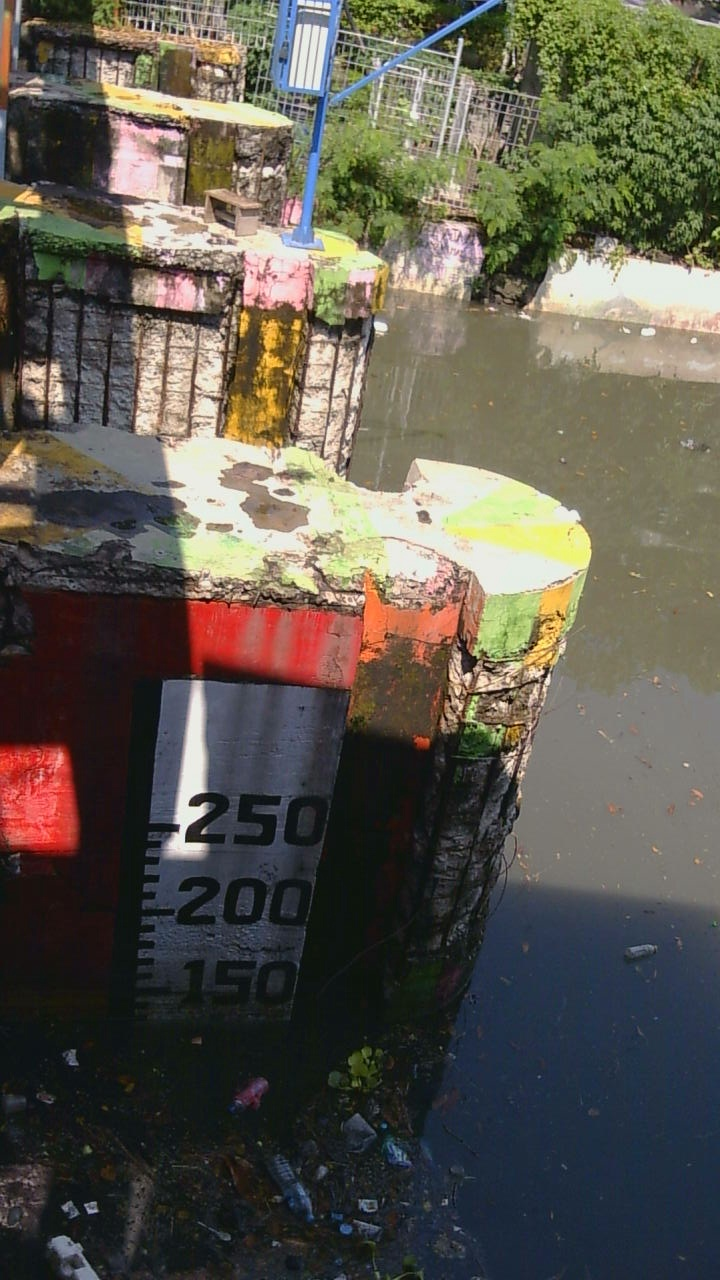
#> input picture dataset/raw/20260622_104501_0002.jpg, 720 x 1280 px, given in place of the camera
$ python flood_simulation.py 5   (older library calls are emulated)
#> lines starting #> are read from the running program, lines starting #| are printed output that depends on the picture; after the words box and inside, x2 and y2 are one past the last pixel; in counts of white or black regions, pixels touching at a corner belong together
### flood_detection.py
import cv2
import numpy as np
import time
import os
import json
import sys
import math

SCRIPT_DIR = os.path.dirname(os.path.abspath(__file__))
CONFIG_FILE = os.path.join(SCRIPT_DIR, "config/config_water.json")

# Ambil dari water_level.py / test_gambar.py
ZONA_ORDER = ["hijau", "kuning", "orange", "merah"]
DEFAULT_ZONES = {
    "hijau": {"nama": "HIJAU (Aman)", "level": "AMAN", "hsv_min": [35, 40, 40], "hsv_max": [85, 255, 220], "tinggi_min_m": 0.0, "tinggi_max_m": 1.0, "warna_bgr": (0, 180, 0)},
    "kuning": {"nama": "KUNING (Siaga)", "level": "SIAGA", "hsv_min": [18, 80, 100], "hsv_max": [38, 255, 255], "tinggi_min_m": 1.0, "tinggi_max_m": 2.5, "warna_bgr": (0, 230, 230)},
    "orange": {"nama": "ORANGE (Waspada)", "level": "WASPADA", "hsv_min": [5, 80, 100], "hsv_max": [20, 255, 255], "tinggi_min_m": 2.5, "tinggi_max_m": 3.5, "warna_bgr": (0, 140, 255)},
    "merah": {"nama": "MERAH (Bahaya!)", "level": "BAHAYA", "hsv_min": [0, 100, 100], "hsv_max": [8, 255, 255], "hsv_min_2": [165, 100, 100], "hsv_max_2": [179, 255, 255], "tinggi_min_m": 3.5, "tinggi_max_m": 4.0, "warna_bgr": (0, 0, 240)}
}

LEVEL_COLORS = {
    "AMAN": (0, 200, 0), "SIAGA": (0, 220, 220),
    "WASPADA": (0, 140, 255), "BAHAYA": (0, 0, 255),
    "UNKNOWN": (128, 128, 128)
}

def load_zones():
    if os.path.exists(CONFIG_FILE):
        try:
            with open(CONFIG_FILE, 'r') as f:
#> (reads config/config_water.json from the repository)
                cfg = json.load(f)
            zones = cfg.get("zones", DEFAULT_ZONES)
            for k in zones:
                if "warna_bgr" not in zones[k]:
                    zones[k]["warna_bgr"] = tuple(zones[k].get("warna_display", (255, 255, 255)))

                # Menyesuaikan label level sesuai permintaan referensi
                if zones[k]["level"] == "RENDAH": zones[k]["level"] = "AMAN"
                if zones[k]["level"] == "SEDANG": zones[k]["level"] = "SIAGA"
                if zones[k]["level"] == "TINGGI": zones[k]["level"] = "WASPADA"
            return zones
        except: pass
    return DEFAULT_ZONES

# [33 lines left out: function round_rect, not called in this run]


class FloodDashboard:
    def __init__(self, source=None, is_image=False):
        self.zones = load_zones()
        self.is_image = is_image
        self.source = source
        self.start_time = time.time()

        # Load kalibrasi if exists
        self.roi = None
        self.kalibrasi_geometri = {}
        self.M = None

        try:
            with open(CONFIG_FILE, 'r') as f:
                cfg = json.load(f)
                self.roi = cfg.get("roi")
                kalib = cfg.get("kalibrasi_geometri", {})
                if kalib and kalib.get("aktif", False):
                    pts_src = np.array(kalib["points_src"], dtype=np.float32)
                    pts_dst = np.array(kalib["points_dst"], dtype=np.float32)
                    self.M = cv2.getPerspectiveTransform(pts_src, pts_dst)
                    self.tgt_w = kalib["target_width"]
                    self.tgt_h = kalib["target_height"]
        except: pass

        # Wave animation
        self.wave_phase = 0.0

        # Telemetry (MQTT) — optional
        try:
            from telemetry import Telemetry
            self.telemetry = Telemetry()
        except Exception as e:
            print(f"[TELEMETRY] Tidak dimuat: {e}")
            self.telemetry = None

    # --- Deteksi Tiang Ukur (dari kode user) ---
    # [199 lines left out: functions detect_pole, detect_water_line_brightness, _hsv_board_mask, _scan_waterline, process_frame, not called in this run]

    def create_dashboard(self, frame, results):
        """Canvas 1280x720 — gaya sama dengan WaterLevelDetector."""
        frame_bg, roi_offset, cm_val, level, y_wl, px_per_cm, p_gray, p_thresh, p_edge, p_calc = results

        CW, CH   = 1280, 720
        HDR_H    = 42
        FTR_H    = 32
        RIGHT_W  = 380
        PROC_W   = 220
        GAP      = 4
        CAM_X2   = CW - RIGHT_W - PROC_W - GAP * 2
        CAM_Y1   = HDR_H
        CAM_Y2   = CH - FTR_H
        RP_X1    = CW - RIGHT_W
        PROC_X1  = CAM_X2 + GAP
        PROC_X2  = RP_X1 - GAP
        FTR_Y    = CH - FTR_H

        C_BG     = (22,  14,  10)
        C_PANEL  = (32,  21,  13)
        C_BORDER = (53,  37,  28)
        C_DIM    = (62,  46,  30)
        C_MED    = (74,  58,  42)
        C_BRAND  = (232, 184, 122)
        C_GREEN  = (120, 184,  58)
        C_BLUE   = (240, 184,  74)
        ZONE_ACCENT = {
            "AMAN": (120,184,58), "RENDAH": (120,184,58),
            "SIAGA": (32,200,220), "SEDANG": (32,200,220),
            "WASPADA": (32,130,220), "TINGGI": (32,130,220),
            "BAHAYA": (48,32,200), "UNKNOWN": (128,128,128),
        }
        accent = ZONE_ACCENT.get(level, (128, 128, 128))

        dash = np.full((CH, CW, 3), C_BG, dtype=np.uint8)

        # ── Header ──
        dash[:HDR_H] = C_PANEL
        cv2.line(dash, (0, HDR_H - 1), (CW, HDR_H - 1), C_BORDER, 1)
        cv2.putText(dash, "RIVER EYE", (10, 16),
                    cv2.FONT_HERSHEY_SIMPLEX, 0.45, C_BRAND, 1, cv2.LINE_AA)
        cv2.putText(dash, "ILUSTRASI PROSES DETEKSI KETINGGIAN AIR  —  MODE GAMBAR STATIS",
                    (10, 32), cv2.FONT_HERSHEY_SIMPLEX, 0.28, C_DIM, 1, cv2.LINE_AA)
        cv2.line(dash, (110, 0), (110, HDR_H), C_BORDER, 1)

        mx = CW - 230
        cv2.line(dash, (mx, 0), (mx, HDR_H), C_BORDER, 1)
        mqtt_ok = (self.telemetry is not None and
                   getattr(self.telemetry, "_mqtt", None) is not None)
        dot_c = C_GREEN if mqtt_ok else (48, 32, 200)
        blink = int(time.time() * 2) % 2 == 0
        if mqtt_ok and blink:
            cv2.circle(dash, (mx + 12, 21), 4, dot_c, -1)
        else:
            cv2.circle(dash, (mx + 12, 21), 4, dot_c, 1)
        cv2.putText(dash, "MQTT TERHUBUNG" if mqtt_ok else "MQTT TERPUTUS",
                    (mx + 22, 18), cv2.FONT_HERSHEY_SIMPLEX, 0.28, dot_c, 1, cv2.LINE_AA)
        cv2.putText(dash, "localhost:1883", (mx + 22, 32),
                    cv2.FONT_HERSHEY_SIMPLEX, 0.24, C_DIM, 1, cv2.LINE_AA)

        # ── Kamera embed (kiri) ──
        fh, fw = frame_bg.shape[:2]
        cam_w = CAM_X2
        cam_h = CAM_Y2 - CAM_Y1
        scale = min(cam_w / max(fw, 1), cam_h / max(fh, 1))
        nw, nh = int(fw * scale), int(fh * scale)
        ox = (cam_w - nw) // 2
        oy = CAM_Y1 + (cam_h - nh) // 2
        if nw > 0 and nh > 0:
            dash[oy:oy + nh, ox:ox + nw] = cv2.resize(frame_bg, (nw, nh))

        # Animasi gelombang di atas kamera
        g_y_wl = int(roi_offset[1] + y_wl)
        scaled_y = int(g_y_wl * scale)
        wave_y = oy + scaled_y
        if CAM_Y1 < wave_y < CAM_Y2 and nw > 2:
            xs = np.arange(ox, ox + nw, 2)
            ys = (wave_y + 4 * np.sin(
                2 * math.pi * (xs - ox) / max(60, nw // 3) + self.wave_phase
            )).astype(int)
            ys = np.clip(ys, CAM_Y1, CAM_Y2)
            pts_fill = np.array(
                [[ox, oy + nh]] +
                list(zip(xs.tolist(), ys.tolist())) +
                [[ox + nw - 1, oy + nh]],
                dtype=np.int32
            )
            overlay = dash.copy()
            cv2.fillPoly(overlay, [pts_fill], (80, 45, 20))
            cv2.addWeighted(overlay, 0.22, dash, 0.78, 0, dash)
            pts_wave = np.array(list(zip(xs.tolist(), ys.tolist())),
                                dtype=np.int32).reshape(-1, 1, 2)
            cv2.polylines(dash, [pts_wave], False, C_BLUE, 2, cv2.LINE_AA)
            cv2.putText(dash, "BATAS AIR", (ox + 8, wave_y - 8),
                        cv2.FONT_HERSHEY_SIMPLEX, 0.3, C_BLUE, 1, cv2.LINE_AA)

        cv2.rectangle(dash, (0, CAM_Y1), (CAM_X2, CAM_Y2), C_BORDER, 1)
        cv2.putText(dash, "INPUT GAMBAR", (6, CAM_Y1 + 12),
                    cv2.FONT_HERSHEY_SIMPLEX, 0.26, C_DIM, 1)

        # ── Panel Proses OpenCV (tengah) ──
        cv2.line(dash, (PROC_X1 - 1, HDR_H), (PROC_X1 - 1, FTR_Y), C_BORDER, 1)
        cv2.line(dash, (PROC_X2 + 1, HDR_H), (PROC_X2 + 1, FTR_Y), C_BORDER, 1)
        cv2.putText(dash, "PROSES OPENCV", (PROC_X1 + 6, HDR_H + 12),
                    cv2.FONT_HERSHEY_SIMPLEX, 0.26, C_DIM, 1)
        proc_imgs = [
            ("1. GRAYSCALE",         p_gray),
            ("2. THRESHOLD",         p_thresh),
            ("3. DETEKSI GARIS AIR", p_edge),
            ("4. HITUNG KETINGGIAN", p_calc),
        ]
        proc_h = (FTR_Y - HDR_H - 24) // 4
        proc_w = PROC_X2 - PROC_X1 - 8
        for i, (plabel, pimg) in enumerate(proc_imgs):
            py = HDR_H + 24 + i * proc_h
            cv2.rectangle(dash, (PROC_X1 + 4, py), (PROC_X2 - 4, py + proc_h - 4), C_PANEL, -1)
            cv2.rectangle(dash, (PROC_X1 + 4, py), (PROC_X2 - 4, py + proc_h - 4), C_BORDER, 1)
            cv2.putText(dash, plabel, (PROC_X1 + 8, py + 14),
                        cv2.FONT_HERSHEY_SIMPLEX, 0.26, C_MED, 1)
            ph_img, pw_img = pimg.shape[:2]
            img_h_avail = proc_h - 22
            img_w_avail = proc_w - 8
            iscale = min(img_w_avail / max(pw_img, 1), img_h_avail / max(ph_img, 1))
            inw, inh = int(pw_img * iscale), int(ph_img * iscale)
            if inw > 0 and inh > 0:
                prs = cv2.resize(pimg, (inw, inh))
                pox = PROC_X1 + 6
                poy = py + 18
                if poy + inh <= FTR_Y and pox + inw <= PROC_X2:
                    dash[poy:poy + inh, pox:pox + inw] = prs

        # ── Panel Kanan ──
        cv2.line(dash, (RP_X1 - 1, HDR_H), (RP_X1 - 1, FTR_Y), C_BORDER, 1)
        ry = HDR_H

        def sec_label(y, text):
            dash[y:y + 18, RP_X1:] = (18, 12, 10)
            cv2.putText(dash, text, (RP_X1 + 8, y + 12),
                        cv2.FONT_HERSHEY_SIMPLEX, 0.26, C_DIM, 1)
            cv2.line(dash, (RP_X1, y + 18), (CW, y + 18), C_BORDER, 1)
            return y + 18

        # Big metric
        BIG_H = 138
        dash[ry:ry + BIG_H, RP_X1:] = C_PANEL
        cv2.putText(dash, "KETINGGIAN AIR TERDETEKSI",
                    (RP_X1 + 8, ry + 14), cv2.FONT_HERSHEY_SIMPLEX, 0.26, C_DIM, 1)
        cv2.putText(dash, f"{int(cm_val)}", (RP_X1 + 10, ry + 82),
                    cv2.FONT_HERSHEY_SIMPLEX, 1.8, accent, 2, cv2.LINE_AA)
        cv2.putText(dash, "CENTIMETER", (RP_X1 + 10, ry + 100),
                    cv2.FONT_HERSHEY_SIMPLEX, 0.3, C_DIM, 1)
        bw = len(level) * 9 + 16
        cv2.rectangle(dash, (RP_X1 + 10, ry + 108), (RP_X1 + 10 + bw, ry + 128), accent, 1)
        cv2.putText(dash, level, (RP_X1 + 16, ry + 122),
                    cv2.FONT_HERSHEY_SIMPLEX, 0.35, accent, 1, cv2.LINE_AA)
        cv2.line(dash, (RP_X1, ry + BIG_H), (CW, ry + BIG_H), C_BORDER, 1)
        ry += BIG_H

        # Zona table
        ry = sec_label(ry, "REFERENSI ZONA KETINGGIAN")
        zone_rows = [
            ("merah",  "BAHAYA",  "> 350 cm", (48, 32, 200)),
            ("orange", "WASPADA", "250-350",  (32, 130, 220)),
            ("kuning", "SIAGA",   "100-250",  (32, 200, 220)),
            ("hijau",  "AMAN",    "0-100 cm", (120, 184, 58)),
        ]
        active_zone_key = "hijau"
        for zk in reversed(ZONA_ORDER):
            if cm_val / 100.0 >= self.zones[zk]["tinggi_min_m"]:
                active_zone_key = zk
                break
        for zk, zlabel, zrange, zc in zone_rows:
            active = (zk == active_zone_key)
            row_bg = (26, 32, 16) if active else C_PANEL
            cv2.rectangle(dash, (RP_X1 + 4, ry + 2), (CW - 4, ry + 22), row_bg, -1)
            cv2.rectangle(dash, (RP_X1 + 4, ry + 2), (CW - 4, ry + 22),
                          zc if active else C_BORDER, 1)
            cv2.rectangle(dash, (RP_X1 + 10, ry + 8), (RP_X1 + 16, ry + 16), zc, -1)
            nc = zc if active else C_DIM
            cv2.putText(dash, zlabel, (RP_X1 + 22, ry + 17),
                        cv2.FONT_HERSHEY_SIMPLEX, 0.3, nc, 1)
            cv2.putText(dash, zrange, (CW - 68, ry + 17),
                        cv2.FONT_HERSHEY_SIMPLEX, 0.26, C_DIM, 1)
            if active:
                cv2.putText(dash, "<", (CW - 14, ry + 17),
                            cv2.FONT_HERSHEY_SIMPLEX, 0.3, zc, 1)
            ry += 26
        cv2.line(dash, (RP_X1, ry), (CW, ry), C_BORDER, 1)

        # ── Visualisasi Air Animasi ──
        ry = sec_label(ry, "VISUALISASI KETINGGIAN AIR")
        COL_H  = 90
        COL_X1 = RP_X1 + 10
        COL_X2 = CW - 38
        COL_Y1 = ry + 4
        COL_Y2 = ry + COL_H

        for i, (zc, zh) in enumerate([
            ((48, 32, 200), COL_H // 4),
            ((32, 130, 220), COL_H // 4),
            ((32, 200, 220), COL_H // 4),
            ((120, 184, 58), COL_H - 3 * (COL_H // 4)),
        ]):
            sy1 = COL_Y1 + sum(COL_H // 4 for _ in range(i))
            cv2.rectangle(dash, (COL_X1, sy1), (COL_X1 + 10, sy1 + zh), zc, -1)
        cv2.rectangle(dash, (COL_X1, COL_Y1), (COL_X1 + 10, COL_Y2), C_BORDER, 1)

        TX1, TX2 = COL_X1 + 12, COL_X2
        TW = TX2 - TX1
        cv2.rectangle(dash, (TX1, COL_Y1), (TX2, COL_Y2), (10, 7, 5), -1)
        cv2.rectangle(dash, (TX1, COL_Y1), (TX2, COL_Y2), C_BORDER, 1)

        water_ratio = float(np.clip(cm_val / 400.0, 0, 1))
        water_y = int(COL_Y2 - water_ratio * COL_H)
        water_y = max(COL_Y1 + 2, min(COL_Y2 - 2, water_y))
        if water_y < COL_Y2 - 1 and TW > 4:
            wbody = tuple(max(0, int(c * 0.35)) for c in accent)
            cv2.rectangle(dash, (TX1 + 1, water_y + 1), (TX2 - 1, COL_Y2 - 1), wbody, -1)
            wxs = np.arange(TX1 + 1, TX2 - 1, 2)
            if len(wxs) > 0:
                wys = (water_y + 3 * np.sin(
                    2 * math.pi * (wxs - TX1) / max(20, TW // 2) + self.wave_phase * 1.5
                )).astype(int)
                wys = np.clip(wys, COL_Y1 + 1, COL_Y2 - 1)
                wpts = np.array(list(zip(wxs.tolist(), wys.tolist())),
                                dtype=np.int32).reshape(-1, 1, 2)
                cv2.polylines(dash, [wpts], False, accent, 2, cv2.LINE_AA)

        for pct, lbl in [(1.0,"4m"),(0.75,"3m"),(0.5,"2m"),(0.25,"1m"),(0.0,"0")]:
            my = int(COL_Y1 + (1.0 - pct) * COL_H)
            cv2.line(dash, (COL_X2 - 3, my), (COL_X2, my), C_DIM, 1)
            cv2.putText(dash, lbl, (COL_X2 + 3, my + 4),
                        cv2.FONT_HERSHEY_SIMPLEX, 0.22, C_DIM, 1)
        cv2.line(dash, (TX1, water_y), (TX2, water_y), accent, 1)

        ry = COL_Y2 + 8
        cv2.line(dash, (RP_X1, ry), (CW, ry), C_BORDER, 1)

        # Kalibrasi info
        ry = sec_label(ry, "DATA KALIBRASI")
        cv2.putText(dash, f"Tinggi max : 400 cm", (RP_X1 + 8, ry + 12),
                    cv2.FONT_HERSHEY_SIMPLEX, 0.28, C_DIM, 1)
        cv2.putText(dash, f"Resolusi   : {px_per_cm:.2f} px/cm", (RP_X1 + 8, ry + 26),
                    cv2.FONT_HERSHEY_SIMPLEX, 0.28, C_DIM, 1)
        ry += 34
        cv2.line(dash, (RP_X1, ry), (CW, ry), C_BORDER, 1)

        # MQTT topics
        ry = sec_label(ry, "MQTT DATA TERKIRIM")
        mqtt_topics = [
            ("height_cm",  f"{int(cm_val)}"),
            ("height_m",   f"{cm_val / 100.0:.3f}"),
            ("level",      level),
            ("zone",       active_zone_key),
        ]
        for tk, tv in mqtt_topics:
            cv2.putText(dash, tk, (RP_X1 + 8, ry + 11),
                        cv2.FONT_HERSHEY_SIMPLEX, 0.26, C_DIM, 1)
            vc = C_GREEN if tv not in ("BAHAYA", "WASPADA") else (48, 32, 200)
            cv2.putText(dash, tv, (CW - 8 - len(tv) * 7, ry + 11),
                        cv2.FONT_HERSHEY_SIMPLEX, 0.28, vc, 1)
            ry += 16

        # ── Footer ──
        dash[FTR_Y:] = C_PANEL
        cv2.line(dash, (0, FTR_Y), (CW, FTR_Y), C_BORDER, 1)
        cv2.putText(dash, "* Hasil dapat dipengaruhi pencahayaan, sudut kamera, dan kondisi lingkungan.",
                    (8, FTR_Y + 20), cv2.FONT_HERSHEY_SIMPLEX, 0.26, C_DIM, 1)
        cv2.putText(dash, "[Q] Keluar", (CW - 80, FTR_Y + 20),
                    cv2.FONT_HERSHEY_SIMPLEX, 0.26, C_DIM, 1)

        # BAHAYA flash
        if level == "BAHAYA" and int(time.time() * 3) % 2 == 0:
            cv2.rectangle(dash, (0, 0), (CW - 1, CH - 1), (48, 32, 200), 4)

        # Update wave phase
        self.wave_phase = (self.wave_phase + 0.08) % (2 * math.pi)

        return dash

    # [39 lines left out: function run_image, not called in this run]

# [7 lines that do not run on import are left out]

### telemetry.py
# -*- coding: utf-8 -*-
"""
River Eye — Telemetry Module
Sends water level data to server via HTTP POST (JSON).
"""

import json
import time
import os
from datetime import datetime, timezone

SCRIPT_DIR  = os.path.dirname(os.path.abspath(__file__))
CONFIG_FILE = os.path.join(SCRIPT_DIR, "config/telemetry_config.json")

_DEFAULT_CONFIG = {
    "endpoint":    "http://100.71.62.6:3000/api/logs",
    "api_key":     "qwertyui",
    "location_id": 1,
    "interval_seconds": 10
}


def _load_config():
    if os.path.exists(CONFIG_FILE):
        try:
            with open(CONFIG_FILE, "r") as f:
#> (reads config/telemetry_config.json from the repository)
#> in run_webcam, frame is the input picture: shape (1280, 720, 3); mean B, G, R 78.1, 88.7, 93
                return json.load(f)
        except Exception:
            pass
    return _DEFAULT_CONFIG


class Telemetry:
    def __init__(self):
        cfg = _load_config()
        self._endpoint    = cfg.get("endpoint",    _DEFAULT_CONFIG["endpoint"])
        self._api_key     = cfg.get("api_key",     _DEFAULT_CONFIG["api_key"])
        self._location_id = cfg.get("location_id", _DEFAULT_CONFIG["location_id"])
        self._interval    = cfg.get("interval_seconds", 2)
        self._last_send   = 0
        self._connected   = False

        try:
            import requests
            self._requests  = requests
            self._connected = True
            print(f"[TELEMETRY] HTTP POST ke: {self._endpoint}")
        except ImportError:
            self._requests = None
            print("[TELEMETRY] requests tidak tersedia — jalankan: pip install requests")

    # [29 lines left out: functions send, _post, not called in this run]

    def close(self):
        pass

### flood_simulation.py
import cv2
import numpy as np
import time
import os
import sys
from flood_detection import FloodDashboard, round_rect, LEVEL_COLORS

class FloodSimulation(FloodDashboard):
    def __init__(self, source=0):
        super().__init__(source=source, is_image=False)
        self.source = source
        # Rentang warna HSV untuk benda biru
        self.lower_blue = np.array([90, 50, 50])
        self.upper_blue = np.array([130, 255, 255])

    def process_frame(self, frame):
        h, w = frame.shape[:2]

        # Mirror frame
        frame = cv2.flip(frame, 1)
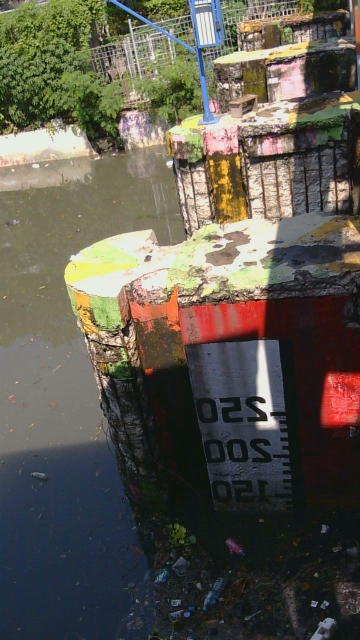
#> frame: shape (1280, 720, 3) (shown at 1/2 size); mean of channels 0, 1, 2 78.1, 88.7, 93; drawn as B, G, R
        frame_bg = frame.copy()

        roi_img = frame
        roi_offset = (0, 0)
        roi_h, roi_w = roi_img.shape[:2]

        hsv = cv2.cvtColor(roi_img, cv2.COLOR_BGR2HSV)
#> hsv: shape (1280, 720, 3); mean H, S, V 58.6, 79.2, 101.1

        # 1. GRAYSCALE (Simulasi saja pakai Value dari HSV)
        proc_gray = hsv[:,:,2]
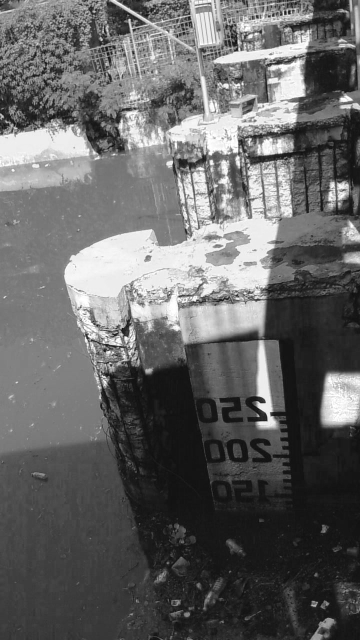
#> proc_gray: shape (1280, 720) (shown at 1/2 size); min 7, max 255, mean 101.1
        proc_gray_bgr = cv2.cvtColor(proc_gray, cv2.COLOR_GRAY2BGR)

        # 2. THRESHOLD (Warna Biru)
        mask = cv2.inRange(hsv, self.lower_blue, self.upper_blue)
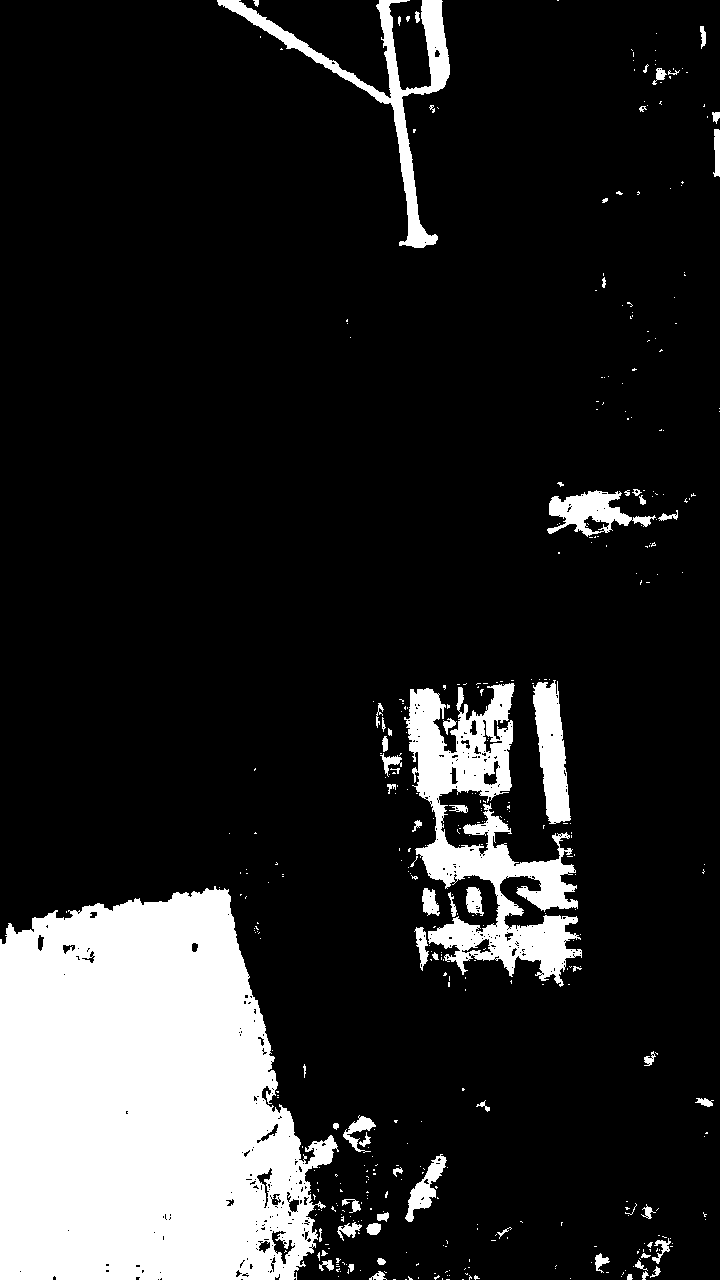
#> mask: shape (1280, 720); 15.5% white; 426 white regions (358 under 20 px), largest, box (x1, y1, x2, y2) and area: (0, 886, 339, 1280) 102891, (404, 683, 582, 987) 20093, (217, 0, 450, 248) 6877
        kernel = np.ones((5, 5), np.uint8)
        mask = cv2.morphologyEx(mask, cv2.MORPH_OPEN, kernel)
#> mask: shape (1280, 720); 14.6% white; 50 white regions, largest, box (x1, y1, x2, y2) and area: (0, 890, 336, 1280) 101196, (416, 816, 578, 910) 5515, (218, 0, 437, 248) 4910
        proc_thresh_bgr = cv2.cvtColor(mask, cv2.COLOR_GRAY2BGR)
#> proc_thresh_bgr: shape (1280, 720, 3); 14.6% white; 50 white regions
#> (the rest of the program and of its run is left out)
